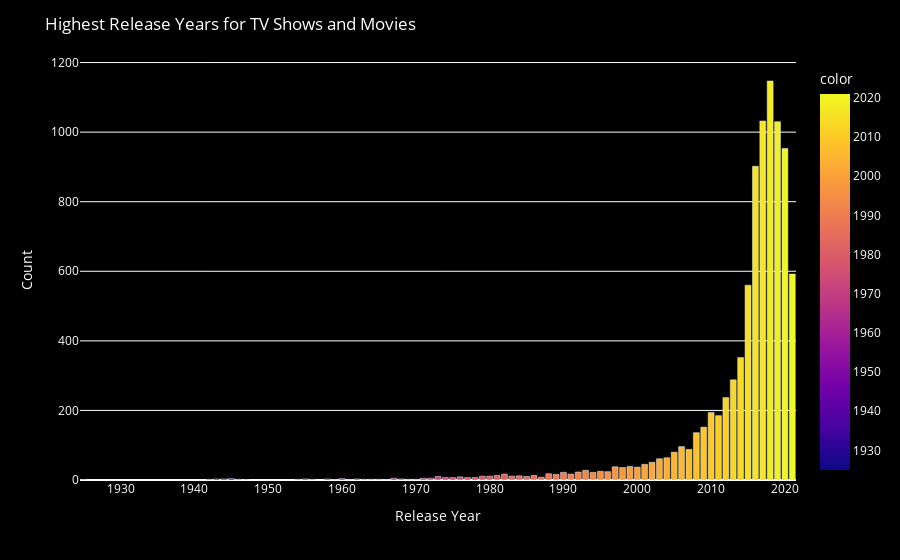

Here is the notebook cell this chart was saved with:
### Code cell
fig = px.bar(x=netflix["release_year"].value_counts().index, 
             y=netflix["release_year"].value_counts().values, 
             color=netflix["release_year"].value_counts().index)

# Update layout with customized title, axis labels, and background colors

fig.update_layout(
    title={
        'text': "Highest Release Years for TV Shows and Movies",
        'font': {'color': 'white'}
    },
    xaxis_title={
        'text': "Release Year",
        'font': {'color': 'white'}
    },
    yaxis_title={
        'text': "Count",
        'font': {'color': 'white'}
    },
    plot_bgcolor='rgba(0,0,0,0)', 
    paper_bgcolor='black',         
    font=dict(color='white')       
)

### Figure 1 — Plotly figure (JSON) as saved in the notebook; plotly's stock layout.template omitted (floating-point values rounded to 4 significant figures)
{"data": [{"alignmentgroup": "True", "hovertemplate": "x=%{x}<br>y=%{y}<br>color=%{marker.color}<extra></extra>", "legendgroup": "", "marker": {"color": [2018, 2017, 2019, 2020, 2016, 2021, 2015, 2014, 2013, 2012, 2010, 2011, 2009, 2008, 2006, 2007, 2005, 2004, 2003, 2002, 2001, 1999, 1997, 2000, 1998, 1993, 1995, 1996, 1992, 1994, 1990, 1988, 1991, 1982, 1989, 1986, 1981, 1984, 1980, 1979, 1983, 1985, 1973, 1976, 1987, 1978, 1977, 1975, 1974, 1971, 1972, 1967, 1945, 1960, 1944, 1958, 1962, 1943, 1968, 1955, 1965, 1963, 1954, 1956, 1964, 1970, 1942, 1946, 1969, 1961, 1925, 1959, 1966, 1947], "coloraxis": "coloraxis", "pattern": {"shape": ""}}, "name": "", "offsetgroup": "", "orientation": "v", "showlegend": false, "textposition": "auto", "type": "bar", "x": [2018, 2017, 2019, 2020, 2016, 2021, 2015, 2014, 2013, 2012, 2010, 2011, 2009, 2008, 2006, 2007, 2005, 2004, 2003, 2002, 2001, 1999, 1997, 2000, 1998, 1993, 1995, 1996, 1992, 1994, 1990, 1988, 1991, 1982, 1989, 1986, 1981, 1984, 1980, 1979, 1983, 1985, 1973, 1976, 1987, 1978, 1977, 1975, 1974, 1971, 1972, 1967, 1945, 1960, 1944, 1958, 1962, 1943, 1968, 1955, 1965, 1963, 1954, 1956, 1964, 1970, 1942, 1946, 1969, 1961, 1925, 1959, 1966, 1947], "xaxis": "x", "y": [1147, 1032, 1030, 953, 902, 592, 560, 352, 288, 237, 194, 185, 152, 136, 96, 88, 80, 64, 61, 51, 45, 39, 38, 37, 36, 28, 25, 24, 23, 22, 22, 18, 17, 17, 16, 13, 13, 12, 11, 11, 11, 10, 10, 9, 8, 7, 7, 7, 7, 5, 5, 5, 4, 4, 3, 3, 3, 3, 3, 3, 2, 2, 2, 2, 2, 2, 2, 2, 2, 1, 1, 1, 1, 1], "yaxis": "y"}], "layout": {"barmode": "relative", "coloraxis": {"colorbar": {"title": {"text": "color"}}, "colorscale": [[0, "#0d0887"], [0.1111, "#46039f"], [0.2222, "#7201a8"], [0.3333, "#9c179e"], [0.4444, "#bd3786"], [0.5556, "#d8576b"], [0.6667, "#ed7953"], [0.7778, "#fb9f3a"], [0.8889, "#fdca26"], [1, "#f0f921"]]}, "font": {"color": "white"}, "legend": {"tracegroupgap": 0}, "margin": {"t": 60}, "paper_bgcolor": "black", "plot_bgcolor": "rgba(0,0,0,0)", "title": {"font": {"color": "white"}, "text": "Highest Release Years for TV Shows and Movies"}, "xaxis": {"anchor": "y", "domain": [0, 1], "title": {"font": {"color": "white"}, "text": "Release Year"}}, "yaxis": {"anchor": "x", "domain": [0, 1], "title": {"font": {"color": "white"}, "text": "Count"}}}}
